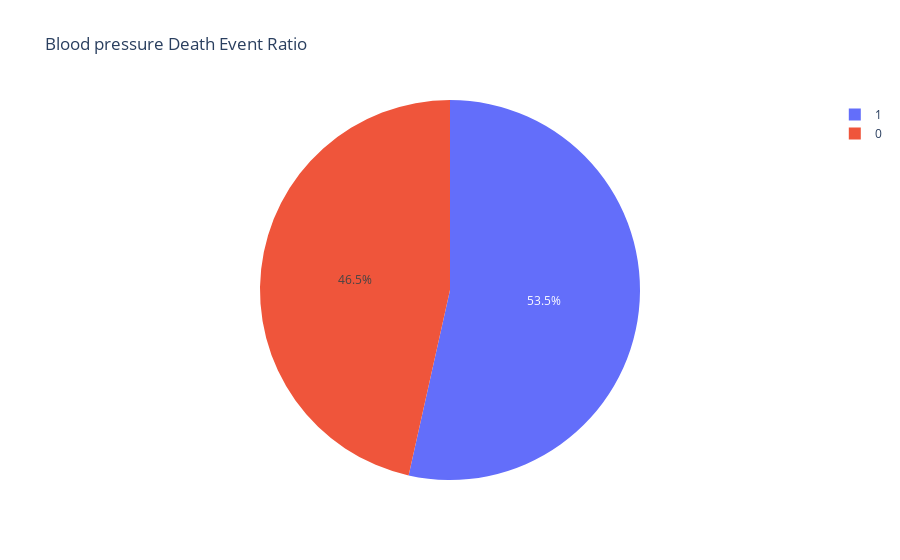

Source (notebook cell):
### Code cell
import plotly.express as px
fig = px.pie(heart,values ='trestbps',names='target',title='Blood pressure Death Event Ratio')
fig.show()

### Figure 1 — Plotly figure (JSON) as saved in the notebook; plotly's stock layout.template omitted (floating-point values rounded to 4 significant figures; data arrays with more than 128 entries replaced by an {"elided": "..."} marker saying what was removed)
{"data": [{"domain": {"x": [0, 1], "y": [0, 1]}, "hovertemplate": "target=%{label}<br>trestbps=%{value}<extra></extra>", "labels": {"elided": "303 int values"}, "legendgroup": "", "name": "", "showlegend": true, "type": "pie", "values": {"elided": "303 int values"}}], "layout": {"autosize": true, "legend": {"tracegroupgap": 0}, "title": {"text": "Blood pressure Death Event Ratio"}}}
